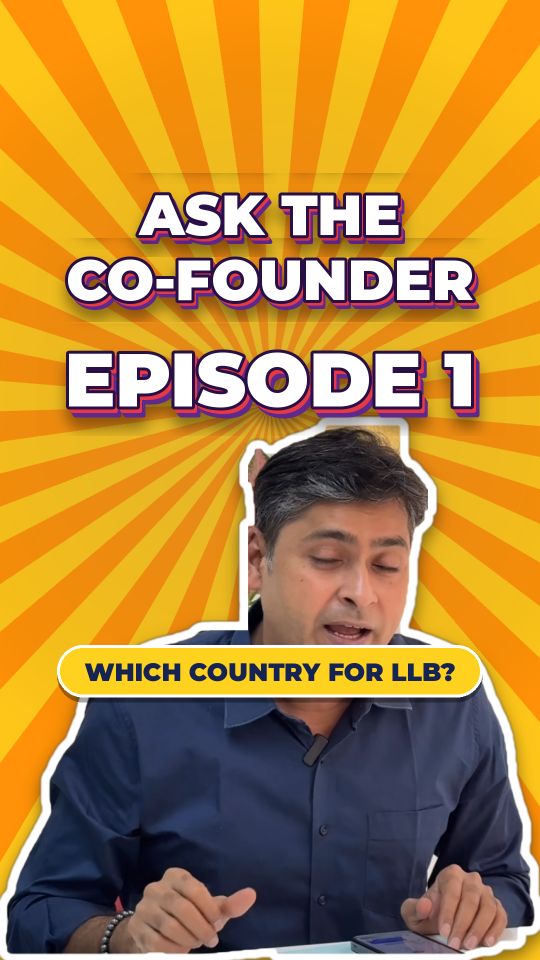
#> input picture ep1/cover-ep1-with-hook.png, 1080 x 1920 px (shown at 1/2 size)
$ python -i build3.py   (imports and definitions only)
#> lines starting #> are read from the running program, lines starting #| are printed output that depends on the picture
import numpy as np, cv2, subprocess, math, sys, os, wave
from PIL import Image, ImageDraw, ImageFont
W,H,FPS=1080,1920,30
PSHIFT=0; TSHIFT=0; PILLY=1290
SRC="/root/.claude/uploads/75a718db-0e97-535e-9ec5-e09fe2bf5112/a5d7b262-F88A535C-5A91-4E52-8A5B-6FD8B4763B13.mp4"
FD='fonts/ttf/'; OUT='/home/user/The100xers/ep1/'
YEL=(255,210,31); RED=(255,84,84); WHITE=(255,255,255); NAVY=(22,36,84)
SERIES1,SERIES2="ASK THE","CO-FOUNDER"; EPNUM="EPISODE 3"; TAG1="Ask The Co-Founder"; TAG2="EPISODE 3"
def font(w,s): return ImageFont.truetype(f'{FD}Montserrat-{w}.ttf',int(s))
def clip01(x): return max(0.,min(1.,x))
def smooth(x): x=clip01(x); return x*x*(3-2*x)
def back(x,k=1.9):
    x=clip01(x); return 1+(k+1)*(x-1)**3+k*(x-1)**2
def pil2np(im): return np.asarray(im,dtype=np.float32)
# ------------------------------------------------------------ stickers
def finish(im,border=12,pad=50):
    a=np.asarray(im)[...,3]; h,w=a.shape
    can=np.zeros((h+2*pad,w+2*pad,4),np.uint8); can[pad:pad+h,pad:pad+w]=np.asarray(im)
    al=can[...,3]
    k=cv2.getStructuringElement(cv2.MORPH_ELLIPSE,(2*border+1,2*border+1))
    dil=cv2.GaussianBlur(cv2.dilate(al,k),(0,0),1.3)
    sh=cv2.GaussianBlur(cv2.dilate(al,k),(0,0),12); sh=np.roll(sh,14,axis=0)*0.5
    out=np.zeros(can.shape,np.float32)
    out[...,:3]=0; out[...,3]=sh
    # white outline
    A=dil/255.; out[...,:3]=out[...,:3]*(1-A[...,None])+255*A[...,None]; out[...,3]=out[...,3]*(1-A)+255*A
    B=al/255.; out[...,:3]=out[...,:3]*(1-B[...,None])+can[...,:3]*B[...,None]; out[...,3]=out[...,3]*(1-B)+255*B
    return out
def sup(w,h,fn,ss=2):
    im=Image.new('RGBA',(w*ss,h*ss),(0,0,0,0)); d=ImageDraw.Draw(im); fn(d,w*ss,h*ss,ss); return im.resize((w,h),Image.LANCZOS)
def rr_mask(w,h,r,ss=2):
    m=Image.new('L',(w*ss,h*ss),0); ImageDraw.Draw(m).rounded_rectangle([0,0,w*ss-1,h*ss-1],r*ss,fill=255); return m.resize((w,h),Image.LANCZOS)
# [104 lines left out: functions flag, scales, checkmark, circ_icon, llb_sticker, council_sticker and 3 more, not called in this run]
def coin(d,cx,cy,r,col=YEL,ink=NAVY,txt='$',ss=2):
    d.ellipse([cx-r,cy-r,cx+r,cy+r],fill=col,outline=ink,width=max(2,int(r*.1))); d.text((cx,cy+r*.04),txt,font=font(900,int(r*1.25)),fill=ink,anchor='mm')
# [37 lines left out: functions cap, calendar, badge, new_stickers, logo_sticker, not called in this run]

def medcross(d,cx,cy,r):
    d.ellipse([cx-r,cy-r,cx+r,cy+r],fill=WHITE); w_=r*.32; l=r*.62
    d.rounded_rectangle([cx-w_,cy-l,cx+w_,cy+l],r*.08,fill=(220,40,50)); d.rounded_rectangle([cx-l,cy-w_,cx+l,cy+w_],r*.08,fill=(220,40,50))
def speech(d,cx,cy,s,col,ink,txt='EN'):
    d.rounded_rectangle([cx-s*.5,cy-s*.4,cx+s*.5,cy+s*.3],s*.14,fill=col); d.polygon([(cx-s*.25,cy+s*.28),(cx-s*.05,cy+s*.28),(cx-s*.35,cy+s*.5)],fill=col)
    d.text((cx,cy-s*.05),txt,font=font(900,int(s*.42)),fill=ink,anchor='mm')
# [5 lines left out: function new_stickers2, not called in this run]

STICKERS={}
# [10 lines left out: function build_stickers, not called in this run]
# (key, start, end, centre(x,y), angle)  -- times in SOURCE seconds
POPS=[('de',7.90,9.05,(540,345),3),('mbbs',9.72,10.60,(540,335),-3),('de',10.64,12.26,(540,345),4),('x',11.0,12.26,(700,255),0),
 ('eng',12.30,13.15,(540,335),-3),('eu',16.22,17.35,(540,345),-3),('it',17.95,19.0,(540,345),4),('tick',18.4,19.0,(690,255),0),
 ('eng',19.62,21.40,(540,335),-3),('tick',21.0,21.40,(690,255),0),
 ('de_s',21.62,25.9,(215,345),-5),('fr_s',22.26,25.9,(540,345),3),('se_s',22.94,25.9,(865,345),-4),
 ('mbbs',26.58,29.20,(540,335),2),('x',27.0,29.20,(845,240),0)]
# [19 lines left out: function draw_sticker, not called in this run]
# ------------------------------------------------------------ captions
PHRASES=[("SO EK AUR|SAWAAL HAI NA,",0.00,2.20),("KISKA?",2.32,3.10),("I THINK",3.14,3.80),
 ("HE IS ASKING THAT,",5.00,5.90),("RELATED TO *GERMANY*|AGAIN,",7.42,9.05),("WANT TO DO|*MBBS* IN *GERMANY*,",9.10,10.60),
 ("NOT *POSSIBLE*",10.64,11.66),("WHEN YOU ARE|THINKING *ENGLISH*|*TAUGHT*",11.68,13.35),
 ("WHEN YOU ARE|THINKING *ENGLISH*|*TAUGHT*,",13.58,15.45),("PROBABLY IN *EUROPE*,",15.58,16.80),
 ("ONE COUNTRY YOU|CAN ALWAYS PICK",16.84,18.15),("THAT IS *ITALY*",18.18,18.84),("THEY HAVE PLENTY OF|*ENGLISH* *TAUGHT*|PROGRAMS,",18.84,21.45),
 ("BUT *GERMANY*,|*FRANCE*, *SWEDEN*,",21.50,23.32),("ALL THESE|COUNTRIES ARE|PROVIDING",23.36,24.96),("IN THEIR *LOCAL*|*LANGUAGE*",24.96,25.95),
 ("NO *MBBS* IN THESE|COUNTRIES",26.40,27.82),("IN *ENGLISH*|*LANGUAGE*",27.82,29.20)]
LH=122
# [23 lines left out: function make_layer, not called in this run]
rng=np.random.RandomState(7)
def make_noise(h,w):
    n=cv2.GaussianBlur(rng.rand(h//4,w//4).astype(np.float32),(0,0),5); n=cv2.resize(n,(w,h),interpolation=cv2.INTER_CUBIC)
    n=(n-n.min())/(n.max()-n.min()); return n
# [34 lines left out: functions draw_layer, text3d, not called in this run]
SUN=None
# [8 lines left out: function sunburst, not called in this run]
def sun_frame(t):
    M=cv2.getRotationMatrix2D((SUN.shape[1]/2,SUN.shape[0]/2),t*5,1.0); M[0,2]+=W/2-SUN.shape[1]/2; M[1,2]+=H*0.42-SUN.shape[0]/2
    return cv2.warpAffine(SUN,M,(W,H),flags=cv2.INTER_LINEAR).astype(np.float32)
# [102 lines left out: functions prep_cut, title_frame, hook_pill, q_layout, question_frame, make_tag, not called in this run]
VIG=None
def grade(f):
    f=(f-128)*1.05+128; g=f@np.array([.299,.587,.114],np.float32); f=g[...,None]+(f-g[...,None])*1.08
    return f*VIG
# [13 lines left out: function draw_tag, not called in this run]
# ------------------------------------------------------------ audio
SR=44100
def load_audio():
    subprocess.run(['ffmpeg','-v','error','-y','-i',SRC,'-ac','2','-ar',str(SR),'-f','s16le','build/a3.raw'],check=True)
    return np.frombuffer(open('build/a3.raw','rb').read(),np.int16).reshape(-1,2).astype(np.float32)/32768
# [6 lines left out: function sfx_whoosh, not called in this run]
def sfx_hit():
    n=int(0.5*SR); t=np.arange(n)/SR; y=np.sin(2*np.pi*(62+90*np.exp(-t*30))*t)*np.exp(-t*7)
    y+=np.random.RandomState(5).randn(n)*np.exp(-t*60)*0.4; return (y*0.8).astype(np.float32)
def sfx_pop(f0=520):
    n=int(0.14*SR); t=np.arange(n)/SR; y=np.sin(2*np.pi*(f0+700*t/0.14*0.7)*t)*np.exp(-t*30); return (y*0.35).astype(np.float32)
def sfx_riser(dur=1.0):
    return sfx_whoosh(dur,True)*0.8
# ------------------------------------------------------------ main
CUT_A=5.90; CUT_B=7.15; FRZ=4.35; RES=4.85; BWEND=1.8; END=29.2333; CUT_C=25.95; CUT_D=26.25; TITLE=3.0; OUTRO=2.8; QLEN=3.4
QTEXT='I want to do MBBS in Germany. Is it possible?'
QHI=('MBBS','GERMANY')
ZOOMS=[(0,4.35,1.00,1.04),(4.85,5.9,1.10,1.12),(7.15,13.3,1.00,1.05),(13.3,18.75,1.10,1.15),(18.75,25.95,1.00,1.05),(26.25,30,1.12,1.18)]
# [4 lines left out: function zoom_at, not called in this run]
def segments():
    return [('live',0.0,FRZ),('title',0,TITLE),('question',0,QLEN),('live',RES,CUT_A),('live',CUT_B,CUT_C),('live',CUT_D,END),('outro',0,OUTRO)]
# [117 lines left out: functions read_frames, main, title_frame_rgb, mix_audio, not called in this run]
# [11 lines not run here, left out]

>>> import cv2
>>> picture = cv2.imread('../../../../../ep1/cover-ep1-with-hook.png', cv2.IMREAD_GRAYSCALE)
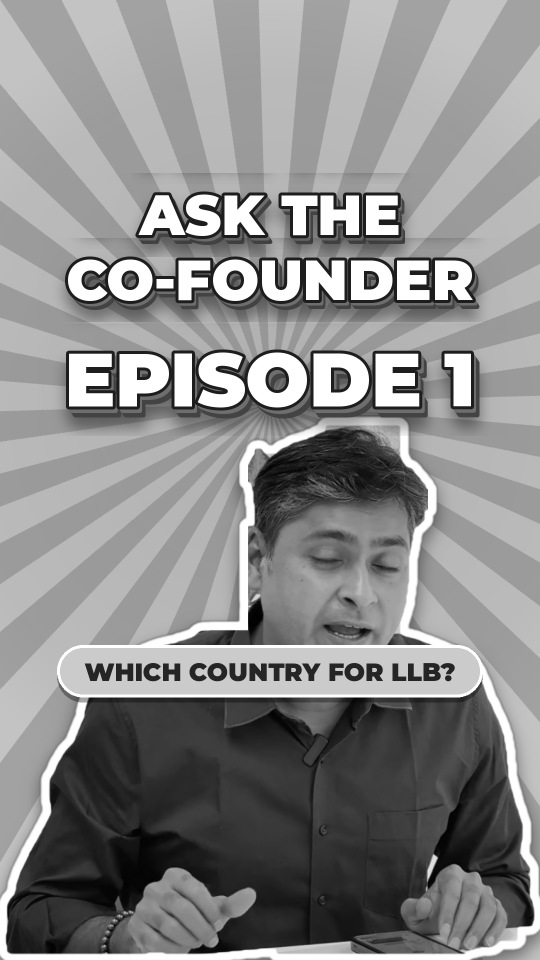
#> picture: shape (1920, 1080) (shown at 1/2 size); min 0, max 255, mean 138.9
>>> result = finish(picture)
#> in finish, `a = np.asarray(im)[..., 3]`: a = 1920 values, max 255 at index 1802, min 136 at index 1919, mean 178.9
#> (the run stopped early here; a loop or call above may not have finished)

$ run again, on adniv-crush-reel/review/grade/ba_IMG_4890.jpg
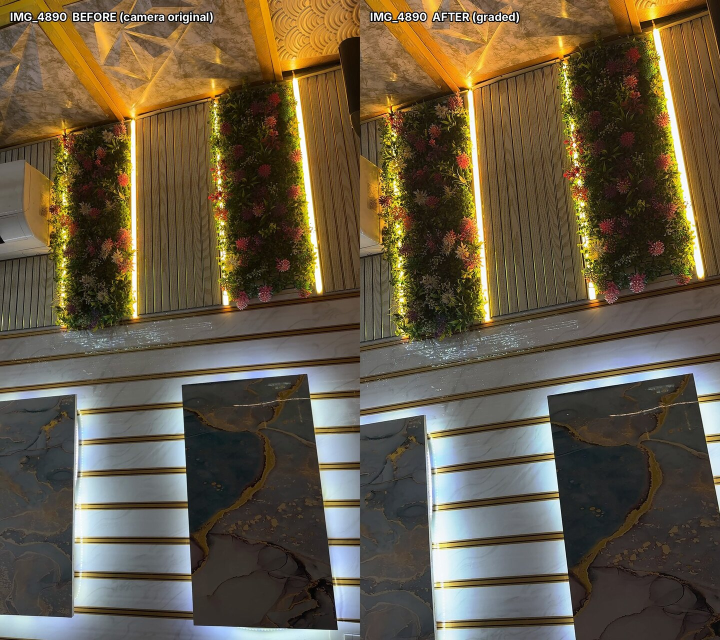
#> input picture adniv-crush-reel/review/grade/ba_IMG_4890.jpg, 1440 x 1280 px (shown at 1/2 size)
#> `picture = cv2.imread('../../../../../ep1/cover-ep1-with-hook.png', cv2..`:
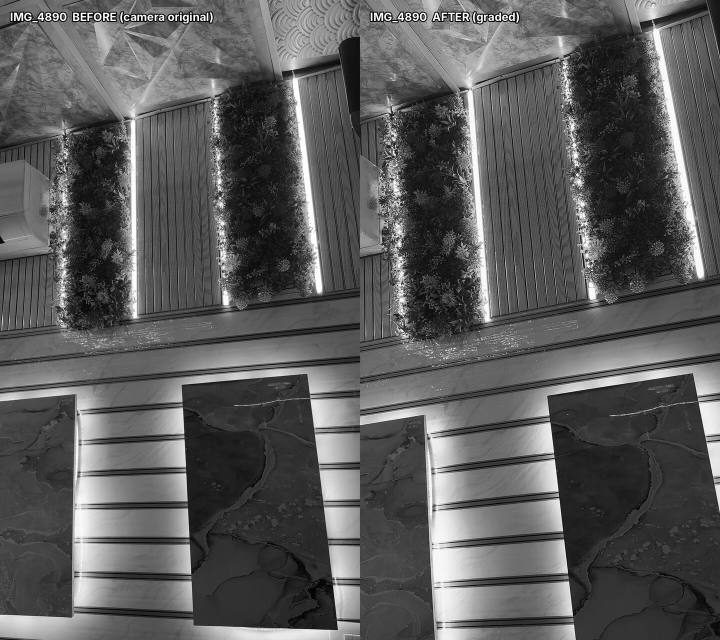
#> picture: shape (1280, 1440) (shown at 1/2 size); min 0, max 255, mean 90.8
#> a = 1280 values, max 243 at index 1230, min 0 at index 478, mean 85.77
